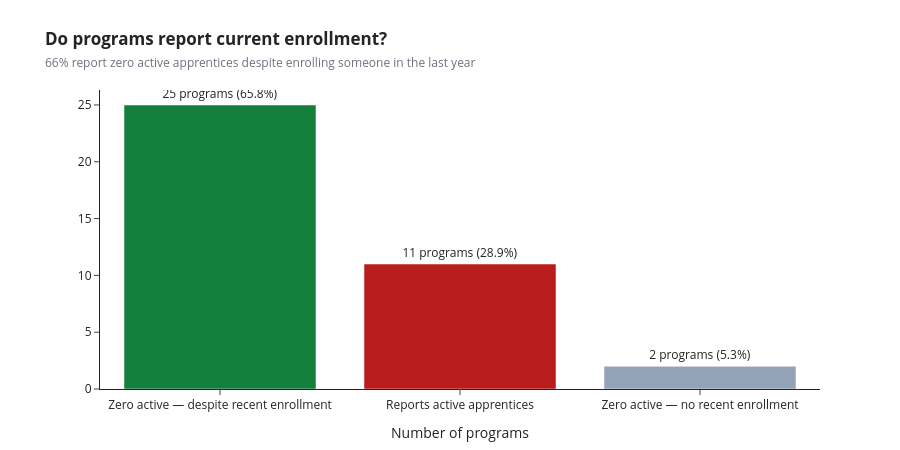

The cell this chart's notebook holds for it:
### Markdown cell above
## 11. Data Reliability Diagnostic

The chart below tests if programs are under-reporting their active apprentices numbers

### Code cell
def build_active_reporting_fig(df, valid_programs):
    g = df.groupby(['OCCUPATION_GROUP_NAME', 'PROGRAM_NAME'])
    diag = g.agg(
        total=('APPRENTICE_STATUS_CODE', 'size'),
        n_active=('APPRENTICE_STATUS_CODE', lambda x: (x == 'Active').sum()),
        n_suspended=('APPRENTICE_STATUS_CODE', lambda x: (x == 'Suspended').sum()),
        max_enroll_year=('FISCAL_YEAR', 'max'),
    ).reset_index() 
    
    # Restrict to exactly the programs already used everywhere else in the
    # dashboard (hi_occ_metrics, filtered to total_apprentices >= MIN_N) — via
    # a join on valid_programs rather than re-deriving the filter by hand, so
    # this chart's population can never silently drift out of sync with the
    # rest of the deck.
    diag = diag.merge(
        valid_programs[['OCCUPATION_GROUP_NAME', 'PROGRAM_NAME']],
        on=['OCCUPATION_GROUP_NAME', 'PROGRAM_NAME'], how='inner',
    )
    diag = diag[diag['total'] >= MIN_N]  
    diag['unresolved'] = diag['n_active'] + diag['n_suspended']

    recent_cutoff = df['FISCAL_YEAR'].max() - 1
    conditions = [
        diag['unresolved'] > 0,
        (diag['unresolved'] == 0) & (diag['max_enroll_year'] >= recent_cutoff),
    ]
    choices = ['Reports active apprentices', 'Zero active — despite recent enrollment']
    diag['report_status'] = np.select(conditions, choices, default='Zero active — no recent enrollment')

    counts = diag['report_status'].value_counts()
    pct = (counts / counts.sum() * 100).round(1)

    fig = go.Figure(go.Bar(
        y=counts.values, x=counts.index, orientation='v',
        marker_color=['#15803D', '#B91C1C', '#94A3B8'],
        text=[f'{c} programs ({p}%)' for c, p in zip(counts.values, pct.values)],
        textposition='outside',
    ))
    fig.update_layout(
        title=(f'<b>Do programs report current enrollment?</b><br>'
               f'<span style="font-size:12px;color:#6B7280">'
               #f'Of {len(diag)} programs with ≥{MIN_N} apprentices · '
               f'{pct.get("Zero active — despite recent enrollment", 0):.0f}% report zero '
               f'active apprentices despite enrolling someone in the last year</span>'),
        xaxis_title='Number of programs',
        template='simple_white', autosize=True, height=450,
        margin=dict(l=100, t=90, b=40, r=80),
    )
    fig.show()
    return diag

reporting_diag = build_active_reporting_fig(active_data, hi_occ_metrics)

### Figure 1 — Plotly figure (JSON) as saved in the notebook; plotly's stock layout.template omitted (floating-point values rounded to 4 significant figures)
{"data": [{"marker": {"color": ["#15803D", "#B91C1C", "#94A3B8"]}, "orientation": "v", "text": ["25 programs (65.8%)", "11 programs (28.9%)", "2 programs (5.3%)"], "textposition": "outside", "type": "bar", "x": ["Zero active — despite recent enrollment", "Reports active apprentices", "Zero active — no recent enrollment"], "y": [25, 11, 2]}], "layout": {"autosize": true, "height": 450, "margin": {"b": 40, "l": 100, "r": 80, "t": 90}, "title": {"text": "<b>Do programs report current enrollment?</b><br><span style=\"font-size:12px;color:#6B7280\">66% report zero active apprentices despite enrolling someone in the last year</span>"}, "xaxis": {"title": {"text": "Number of programs"}}}}
